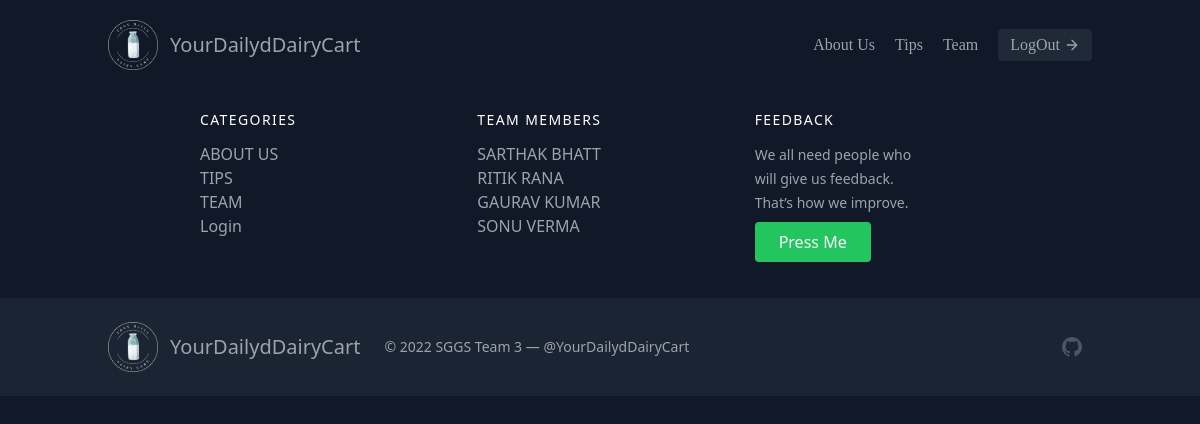
The page /business.php on the database as committed earlier.
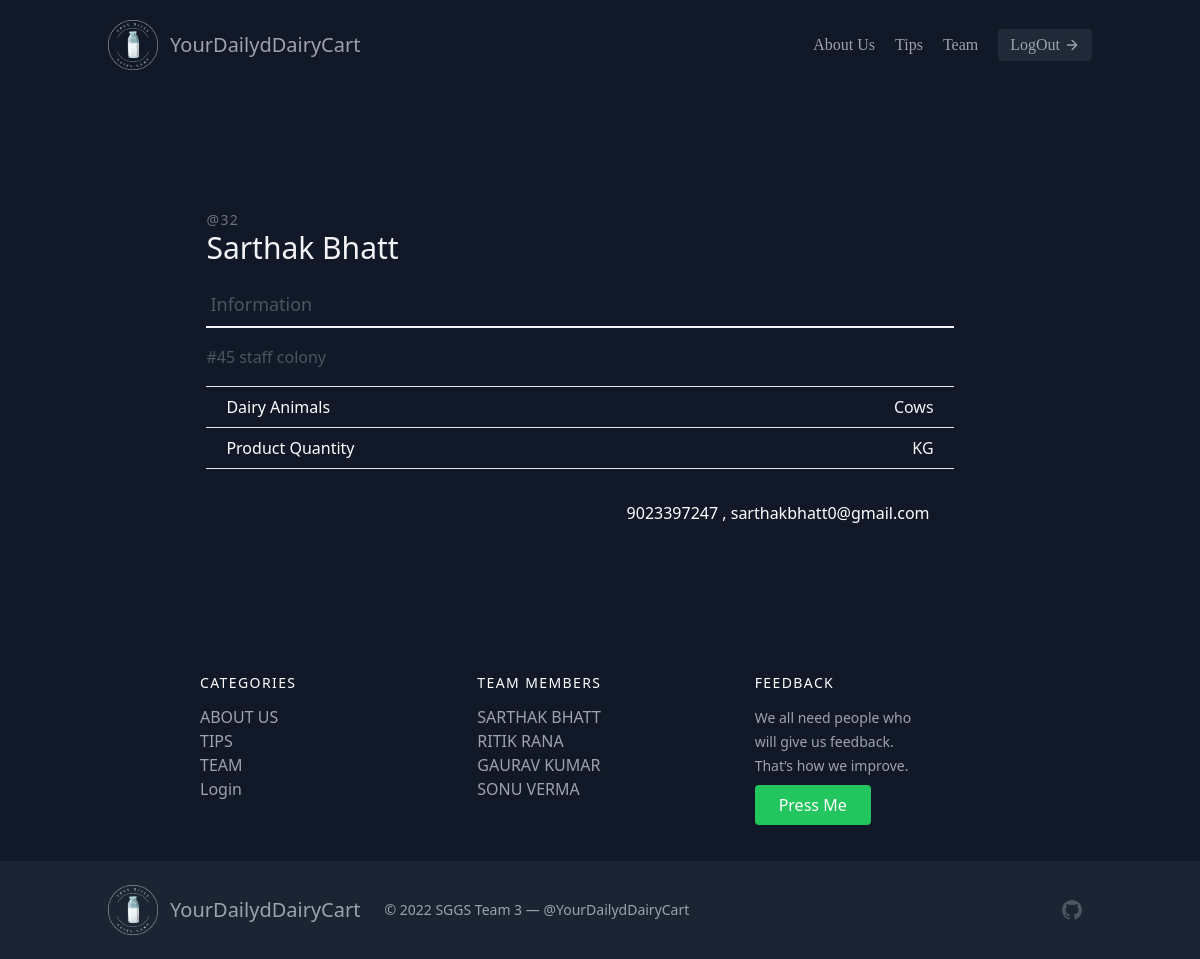
The same page on the database as committed later.
### tables this page shows
CREATE TABLE `far` (
  `srno` int(10) NOT NULL,
  `name` varchar(30) NOT NULL,
  `phone` varchar(10) NOT NULL,
  `state` varchar(20) NOT NULL,
  `email` varchar(50) NOT NULL,
  `address` varchar(50) NOT NULL,
  `userid` varchar(20) NOT NULL,
  `password` varchar(12) NOT NULL
);

### business.php (the view, shortened to what this page needs)
<!DOCTYPE html>
<html>
  <head>
    <script src="https://cdn.tailwindcss.com"></script>
  </head>
  <body style="background-color: #111827">
<header class="text-gray-400 bg-gray-900 body-font">
      <div
        class="container mx-auto flex flex-wrap p-5 flex-col md:flex-row items-center"
      >
        <a
          class="flex title-font font-serif items-center text-white mb-4 md:mb-0"
        >
          <a href="index.php" class="active">
            <img src="img/photography.png" alt="logo" height="50" width="50"
          /></a>
          <span class="ml-3 text-xl"
            ><a href="index.php" class="active">YourDailydDairyCart</a></span
          >
        </a>
        <nav
          class="md:ml-auto flex flex-wrap items-center text-base justify-center font-serif"
        >
          <a class="mr-5 hover:text-white"href="aboutus.php">About Us</a>
          <a class="mr-5 hover:text-white"href="tips.php">Tips</a>
          <a class="mr-5 hover:text-white"href="team.php">Team</a>
        </nav>
        <button
          class="font-serif inline-flex items-center bg-gray-800 border-0 py-1 px-3 focus:outline-none hover:bg-gray-700 rounded text-base mt-4 md:mt-0"
        >
          <a href="login.php">LogOut</a>
          <svg
            fill="none"
            stroke="currentColor"
            stroke-linecap="round"
            stroke-linejoin="round"
            stroke-width="2"
            class="w-4 h-4 ml-1"
            viewBox="0 0 24 24"
          >
            <path d="M5 12h14M12 5l7 7-7 7"></path>
          </svg>
        </button>
      </div>
    </header>
    <?php
    include("conn.php");
    if($con)
    {
      $search = "SELECT * from far";
      $query = mysqli_query($con,$search);
        $user_count = mysqli_num_rows($query);
          for($i =0; $i < $user_count; $i++)
          {
            $details = mysqli_fetch_assoc($query);
            $userid = $details['userid'];
            $name = $details['name'];
            $phone = $details['phone'];
            $email = $details['email'];
            $address = $details['address'];
            $qty = $details['qty'];
    ?>
    <section class="text-gray-600 body-font overflow-hidden">
      <div class="container px-5 py-24 mx-auto">
        <div class="lg:w-4/5 mx-auto flex flex-wrap">
          <div class="lg:w-4/2 w-full lg:pr-10 lg:py-6 mb-6 lg:mb-0">
            <h2 class="text-sm title-font text-gray-500 tracking-widest">
              <?php echo"@".$userid;?>
            </h2>
            <h1 class="text-gray-100 text-3xl title-font font-medium mb-4">
            <?php echo $name;?>
            </h1>
            <div class="flex mb-4">
              <a class="flex-grow border-b-2 border-gray-100 py-2 text-lg px-1"
                >Information</a
              >
            </div>
            <p class="leading-relaxed mb-4">
            <?php echo $address;?>
            </p>
            <div class="flex border-t border-gray-200 py-2 ">
              <span class="text-white ml-5">Dairy Animals</span>
              <span class="ml-auto text-gray-100 mr-5">Cows</span>
            </div>
            <div class="flex border-t border-b mb-6 border-gray-200 py-2 ">
              <span class="text-white ml-5">Product Quantity</span>
              <span class="ml-auto text-gray-100 mr-5"> <?php echo $qty;?> KG</span>
            </div>
            <div class="flex">
              <div class="flex ml-auto text-white border-0 py-2 px-6">
              <?php echo $phone." , ".$email;?>
                </div>
            </div>
          </div>
        </div>
      </div>
    </section>
    <?php
          }
        }
    ?>
    <?php include("include/footer.php"); ?>
  </body>
</html>

### include/footer.php (shortened to what this page needs)
<!DOCTYPE html>
<html lang="en">
<head>
</head>
<body>
<footer class="text-gray-400 bg-gray-900 body-font">
      <div class="container px-24 py-5 mx-auto">
        <div class="flex flex-wrap md:text-left text-center order-first">
          <div class="lg:w-1/3 md:w-1/2 w-full px-4">
            <h2
              class="title-font font-medium text-white tracking-widest text-sm mb-3"
            >
              CATEGORIES
            </h2>
            <nav class="list-none mb-10">
              <li>
                <a class="mr-5 hover:text-white"href="aboutus.php">ABOUT US</a>
              </li>
              <li>
              <a class="mr-5 hover:text-white"href="tips.php">TIPS</a>
            </li>
            <li>
          <a class="mr-5 hover:text-white"href="team.php">TEAM</a>
        </li>
        <li>
        <a href="login.php">Login
      </a>
        </li>
        </nav>
          </div>
          <div class="lg:w-1/3 md:w-1/2 w-full px-4">
            <h2
              class="title-font font-medium text-white tracking-widest text-sm mb-3"
            >
              TEAM MEMBERS
            </h2>
            <nav class="list-none mb-10">
              <li>
                <a class="text-gray-400 hover:text-white">SARTHAK BHATT</a>
              </li>
              <li>
                <a class="text-gray-400 hover:text-white">RITIK RANA</a>
              </li>
              <li>
                <a class="text-gray-400 hover:text-white">GAURAV KUMAR</a>
              </li>
              <li>
                <a class="text-gray-400 hover:text-white">SONU VERMA</a>
              </li>
            </nav>
          </div>
          <div class="lg:w-1/4 md:w-1/2 w-full px-4">
            <h2
              class="title-font font-medium text-white tracking-widest text-sm mb-3"
            >
            FEEDBACK
            </h2>
            <div
              class="flex xl:flex-nowrap md:flex-nowrap lg:flex-wrap flex-wrap justify-center items-end md:justify-start"
            >
              <div class="relative w-40 sm:w-auto xl:mr-4 lg:mr-0 sm:mr-4 mr-2">
                <label
                  for="footer-field"
                  class="leading-3 text-sm text-gray-400"
                  >We all need people who will give us feedback. That’s how we improve.</label
                >
              </div>
              <button
                class="lg:mt-2 xl:mt-0 flex-shrink-0 inline-flex text-white bg-green-500 border-0 py-2 px-6 focus:outline-none hover:bg-green-600 rounded"
              ><a href="aboutus.php">Press Me</a>
             </button>
            </div>
          </div>
        </div>
      </div>
      <div class="bg-gray-800 bg-opacity-75">
        <div
          class="container px-5 py-6 mx-auto flex items-center sm:flex-row flex-col"
        >
          <a
            class="flex title-font font-medium items-center md:justify-start justify-center text-white"
          >
            <a href="index.html" class="active">
              <img src="img/photography.png" alt="logo" height="50" width="50"
            /></a>
            <span class="ml-3 text-xl"
              ><a href="index.php" class="active">YourDailydDairyCart</a></span
            >
          </a>
          <p class="text-sm text-gray-400 sm:ml-6 sm:mt-0 mt-4">
            © 2022 SGGS Team 3 —
            <a>@YourDailydDairyCart</a
            >
          </p>
          <span
            class="inline-flex sm:ml-auto sm:mt-0 mt-4 justify-center sm:justify-start"
          >
          <a
          href="#"
          class="mx-2 text-gray-600 dark:text-gray-300 hover:text-gray-500 dark:hover:text-gray-300 group-hover:text-white"
          aria-label="Github"
        >
        </a>
          </span>
        </div>
      </div>
    </footer>
</body>
</html>

Rows that differ between the two databases and show on the page:
added far: userid "32", name "Sarthak Bhatt", address "#45 staff colony", phone "9023397247", email "sarthakbhatt0@gmail.com"
